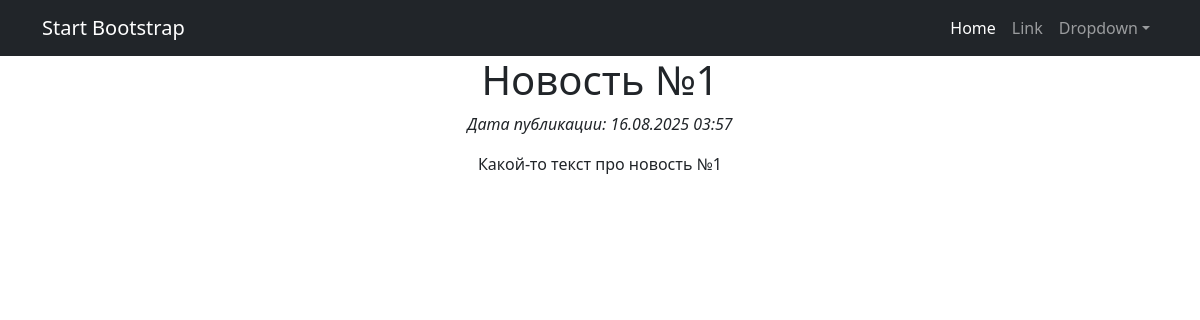
Screenshot of /news/4/ with the database file from the repository.
### news/models.py (models this page shows, shortened)
class Post(models.Model):
    ARTICLE = 'AR'
    NEWS = 'NW'
    POST_TYPES = [
        (ARTICLE, 'Статья'),
        (NEWS, 'Новость')
    ]
    author = models.ForeignKey('Author', on_delete=models.CASCADE)
    post_type = models.CharField(max_length=2, choices=POST_TYPES, default=ARTICLE)
    time_create = models.DateTimeField(auto_now_add=True)
    categories = models.ManyToManyField('Category', through='PostCategory')
    title = models.CharField(max_length=255)
    text = models.TextField()
    rating = models.IntegerField(default=0)

### news/views.py (the view)
# urls.py: path('<int:pk>/', PostDetailView.as_view(), name='post_detail'),
class PostDetailView(DetailView):
    model = Post
    template_name = 'post.html'
    context_object_name = 'post'

### news/templatetags/my_filters.py (called while the page is built)
@register.filter(name='censor')
def censor(value):
    if not isinstance(value, str):
        raise ValueError()
    def replace_bad_word(word):
        for bad_word in BAD_WORDS:
            if word.lower().startswith(bad_word.lower()):
                stars = '*' * (len(word) - 1)
                return word[0] + stars
        return word
    words = value.split()
    censored_words = [replace_bad_word(w) for w in words]
    return ' '.join(censored_words)

### templates/post.html (shortened to what this page needs)
{% extends 'flatpages/default.html' %}
{% load my_filters %}
{% block content %}
    <h1>{{ post.title|censor }}</h1>
    <p><em>Дата публикации: {{ post.time_create|date:"d.m.Y H:i" }}</em></p>
    <div>
        {{ post.text|censor|linebreaks }}
    </div>
{% endblock content %}

### rows the page displays
Post: title|censor "Новость №1", time_create "16.08.2025 03:57", text|censor "Какой-то текст про новость №1"
